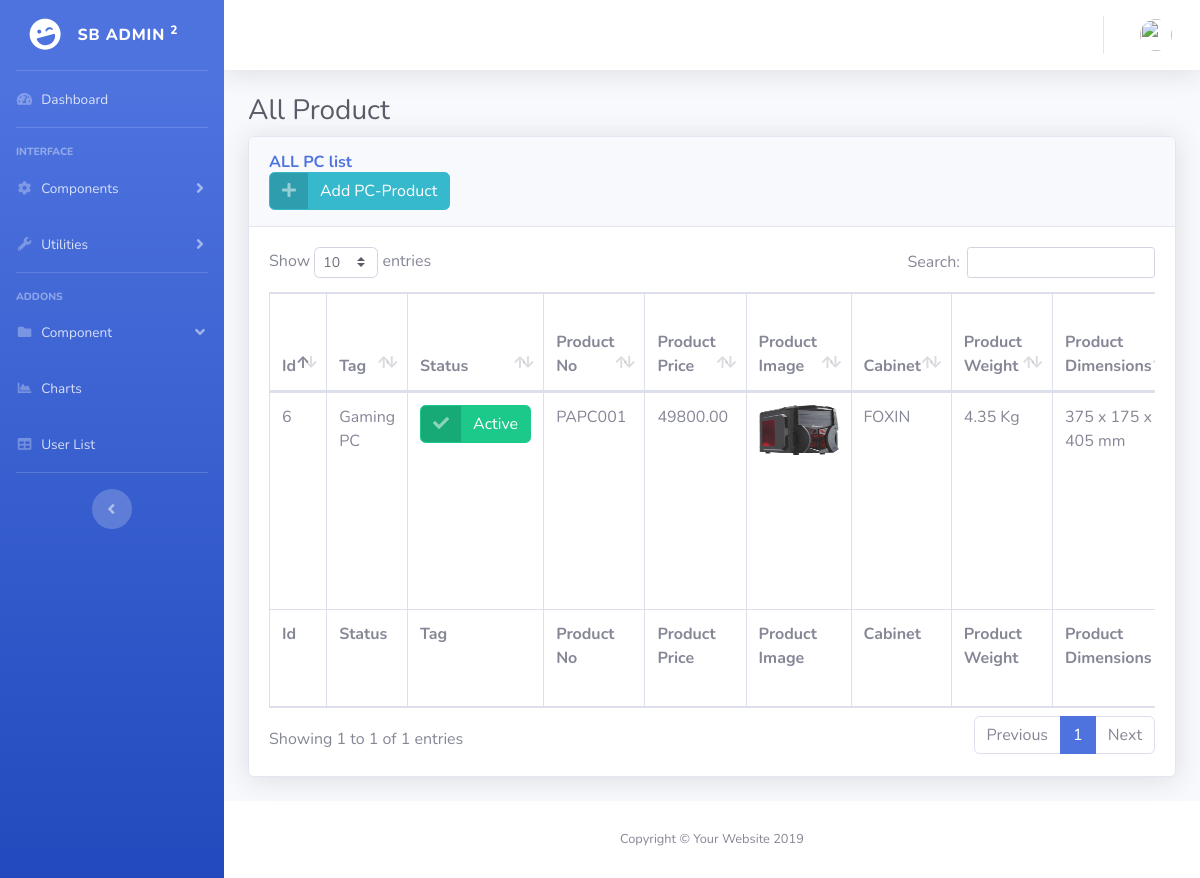
/admin/product_pc_list.php, run on the app's committed database.
### tables this page shows
CREATE TABLE `add_product_pc` (
  `id` int(100) NOT NULL,
  `status` int(50) NOT NULL,
  `tag` varchar(100) NOT NULL,
  `product_no` varchar(100) NOT NULL,
  `product_price` double(10,2) NOT NULL,
  `product_img` varchar(100) NOT NULL,
  `cabinet` varchar(100) NOT NULL,
  `product_weight` varchar(100) NOT NULL,
  `product_dimensions` varchar(100) NOT NULL,
  `processor_brand` varchar(100) NOT NULL,
  `processor_type` varchar(100) NOT NULL,
  `ram_size` varchar(100) NOT NULL,
  `ram_type` varchar(100) NOT NULL,
  `hard_disk_size` varchar(100) NOT NULL,
  `hard_disk_tech` varchar(100) NOT NULL,
  `operating_system` varchar(100) NOT NULL,
  `g_card` varchar(100) NOT NULL,
  `additional_information` varchar(200) NOT NULL
);

### admin/product_pc_list.php (the view, shortened to what the rows shown need)
<?php
include ('system/database.php');
include ('employee.cls.php');
$obj_comp = new component_inc ;
$rowProductPCList = $obj_comp->getProductPCList()
?>
<!DOCTYPE html>
<html lang="en">
<head>
  <link href="vendor/fontawesome-free/css/all.min.css" rel="stylesheet" type="text/css">
  <link href="css/sb-admin-2.min.css" rel="stylesheet">
  <link href="vendor/datatables/dataTables.bootstrap4.min.css" rel="stylesheet">
</head>
<body id="page-top">
  <div id="wrapper">
    <div id="content-wrapper" class="d-flex flex-column">
      <div id="content">
        <div class="container-fluid">
          <h1 class="h3 mb-2 text-gray-800">All Product</h1>
          <div class="card shadow mb-4">
            <div class="card-body">
              <div class="table-responsive">
                <table class="table table-bordered" id="dataTable" width="100%" cellspacing="0">
                  <thead>
                  <tr>
                      <th>Id</th>
                      <th>Tag</th>
                      <th>Status</th>
                      <th>Product No</th>
                      <th>Product Price</th>
                      <th>Product Image</th>
                      <th>Cabinet</th>
                      <th>Product Weight</th>
                      <th>Product Dimensions</th>
                    </tr>
                  </thead>
                  <tfoot>
                    <tr>
                      <th>Id</th>
                      <th>Status</th>
                      <th>Tag</th>
                      <th>Product No</th>
                      <th>Product Price</th>
                      <th>Product Image</th>
                      <th>Cabinet</th>
                      <th>Product Weight</th>
                      <th>Product Dimensions</th>
                    </tr>
                  </tfoot>
                  <tbody>
                  <?php
                foreach ($rowProductPCList as  $row_product_pc_list) {
                ?>
                    <tr>
                      <td><?php echo $row_product_pc_list['id'];?></td>
                      <td><?php echo $row_product_pc_list['tag'];?></td>
                      <td><?php
                        if($row_product_pc_list['status']==0){
                          echo '<a href="#" class="btn btn-danger btn-icon-split">
                          <span class="icon text-white-50">
                          <i class="fas fa-exclamation-triangle"></i>
                          </span>
                          <span class="text">Inactive</span>
                        </a>';
                        }else{
                          echo '<a href="#" class="btn btn-success btn-icon-split">
                          <span class="icon text-white-50">
                            <i class="fas fa-check"></i>
                          </span>
                          <span class="text">Active</span>
                        </a>';
                        }
                        ?> </td>
                      <td><?php echo $row_product_pc_list['product_no'];?></td>
                      <td><?php echo $row_product_pc_list['product_price'];?></td>
                      <td><img src ="upload/<?php echo $row_product_pc_list['product_img'];?>" height=50 width=80 /> </td>
                      <td><?php echo $row_product_pc_list['cabinet'];?></td>
                      <td><?php echo $row_product_pc_list['product_weight'];?></td>
                      <td><?php echo $row_product_pc_list['product_dimensions'];?></td>
                    </tr>
                    <?php
                       }
                      ?>
                  </tbody>
                </table>
              </div>
            </div>
          </div>
        </div>
      </div>
    </div>
  </div>
</body>
</html>

### data on the page
add_product_pc: id "6", tag "Gaming PC", status 1 (drawn), product_no "PAPC001", product_price "49800.00", product_img (picture), cabinet "FOXIN", product_weight "4.35 Kg", product_dimensions "375 x 175 x 405 mm"
